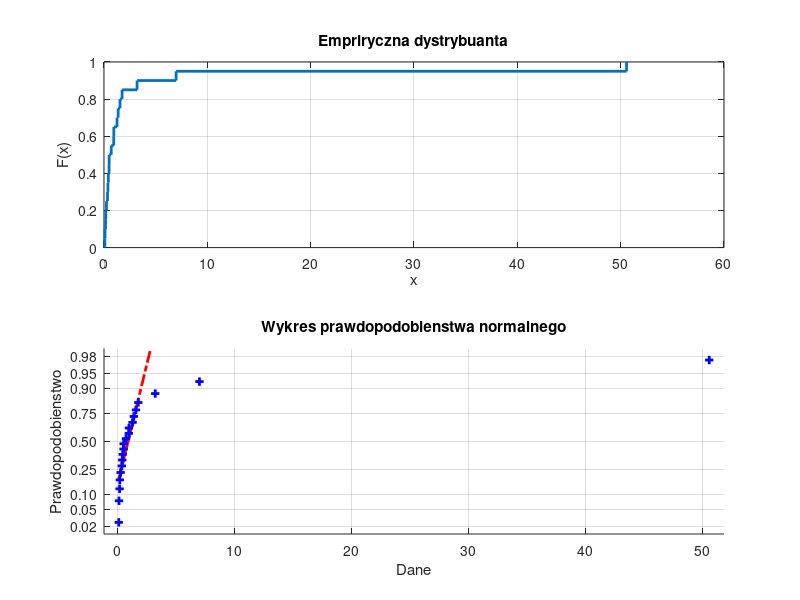

This chart was generated by the following MATLAB code:
% Osada Krzysztof, 2018
% https://www.mathworks.com/help/stats/distribution-plots.html

clc; clear all; close all;

x = [0.08, 0.10, 0.15, 0.17, 0.24, 0.34, 0.38, 0.42, 0.49, 0.50, 0.70, 0.94, 0.95, 1.26, 1.37, 1.55, 1.75, 3.20, 6.98, 50.57]

subplot(2, 1, 1)
cdfp = cdfplot(x)
set(cdfp, 'linewidth', 2)
title('Empriryczna dystrybuanta')


subplot(2, 1, 2)
np = normplot(x)
set(np, 'linewidth', 2)
title('Wykres prawdopodobienstwa normalnego')
ylabel('Prawdopodobienstwo')
xlabel('Dane')